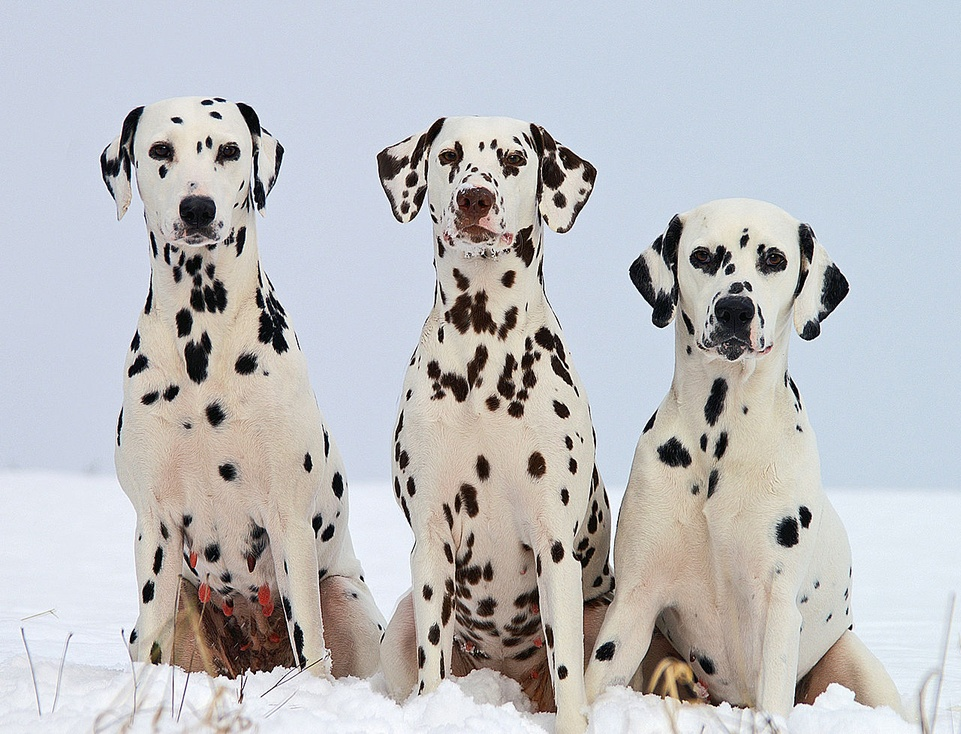
%> input picture codes/ch13_Scale-Space Image Processing/7. Harris-Laplace Detector/dog.jpg, 961 x 734 px, shrunk from 1280 x 978 before the run
$ octave --eval "result = kp_log(imread('dog.jpg'));"   (GNU Octave 9; MATLAB toolbox functions it lacks are replaced by stand-ins)
%> lines starting %> are read from the running program, lines starting %| are printed output that depends on the picture
function [points] = kp_log(img,o_nb_blobs)

    % Extract keypoints using Laplacian of Gaussian (LoG) algorithm

    %

    % Author :: Vincent Garcia

    % Date   :: 05/12/2007

    %

    % INPUT

    % =====

    % img        : the graylevel image

    % o_nb_blobs : (optional) number of blobs detected

    %

    % OUTPUT

    % ======

    % points : the interest points extracted

    %

    % REFERENCES

    % ==========

    % Lindeberg, T. Feature Detection with Automatic Scale Selection

    % IEEE Transactions Pattern Analysis Machine Intelligence, 1998, 30, 77-116kp_harris(im)

    %

    % EXAMPLE

    % =======

    % points = kp_log(img)


    % input image

    img = double(img(:,:,1));
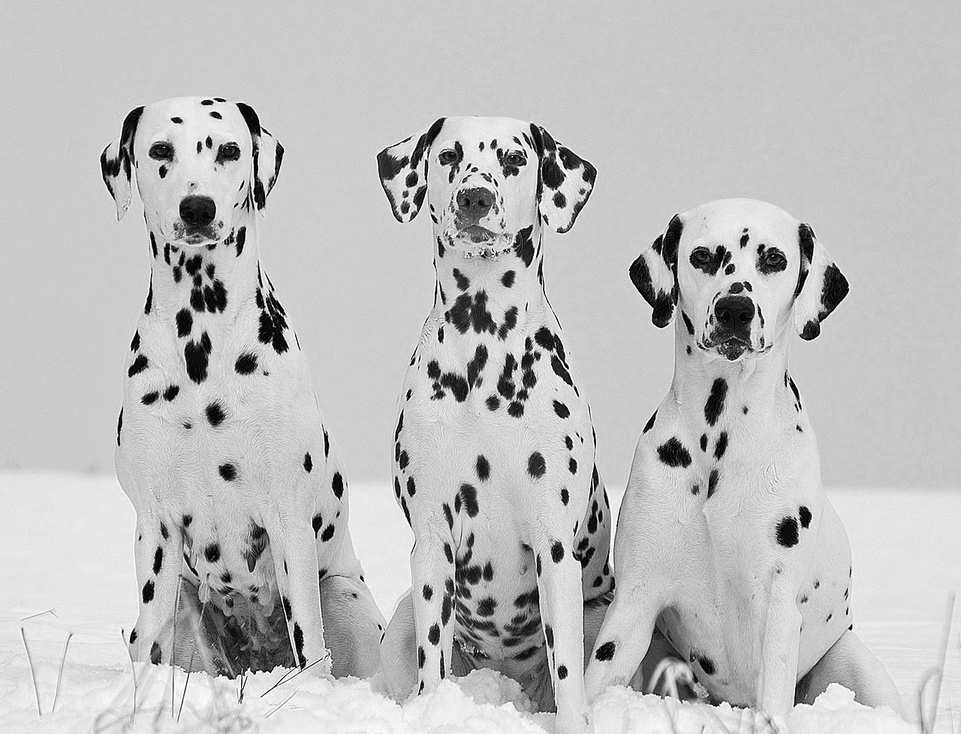
%> img: size 734x961 double; min 0, max 255, mean 189.6


    % number of blobs detected

    if nargin==1

        nb_blobs = 120;

    else

        nb_blobs = o_nb_blobs;

    end


    % Laplacian of Gaussian parameters

    sigma_begin = 2;

    sigma_end   = 15;

    sigma_step  = 1;

    sigma_array = sigma_begin:sigma_step:sigma_end;

    sigma_nb    = numel(sigma_array);


    % variable

    img_height  = size(img,1);
%> img_height = 734

    img_width   = size(img,2);
%> img_width = 961


    % calcul scale-normalized laplacian operator

    snlo = zeros(img_height,img_width,sigma_nb);

    for i=1:sigma_nb

        sigma       = sigma_array(i);

        snlo(:,:,i) = sigma*sigma*imfilter(img,fspecial('log', floor(6*sigma+1), sigma),'replicate');

    end


    % search of local maxima

    snlo_dil             = imdilate(snlo,ones(3,3,3));

    blob_candidate_index = find(snlo==snlo_dil);
%> blob_candidate_index = 12481 values from 1 to 9874858

    blob_candidate_value = snlo(blob_candidate_index);

    [tmp,index]          = sort(blob_candidate_value,'descend');

    blob_index           = blob_candidate_index( index(1:min(nb_blobs,numel(index))) );
%> blob_index = 120 values, max 9708934 at index 87, min 87773 at index 107, mean 2205103.7

    [lig,col,sca]        = ind2sub([img_height,img_width,sigma_nb],blob_index);
%> lig = 120 values, max 673 at index 7, min 101 at index 40, mean 332.9; col = 120 values, max 851 at index 34, min 120 at index 107, mean 426.1; sca = 120 values, max 14 at index 87, min 1 at index 21, mean 3.68

    points               = [lig,col,3*reshape(sigma_array(sca),[size(lig,1),1])];
%> points = 120 rows, first 12: [121 178 9; 365 247 24; 116 217 9; 593 149 18; 454 673 30; 415 215 21; 673 563 12; 534 788 27; 473 228 18; 103 208 9; 143 210 9; 411 562 15]
%> `result = kp_log(imread('dog.jpg'));`: result has the same summary as points in kp_log


end

$ run again, on codes/ch13_Scale-Space Image Processing/7. Harris-Laplace Detector/door.jpg
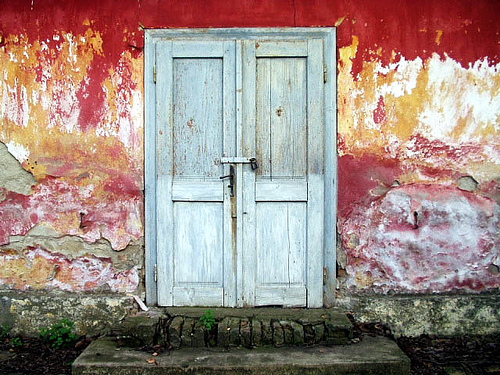
%> input picture codes/ch13_Scale-Space Image Processing/7. Harris-Laplace Detector/door.jpg, 500 x 375 px
%> in kp_log, `img = double(img(:,:,1));`:
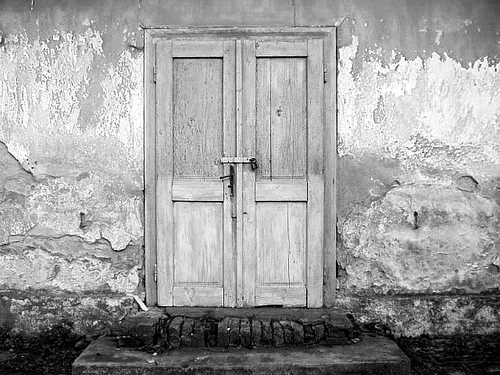
%> img: size 375x500 double; min 0, max 255, mean 158.5
%> blob_candidate_index = 3246 values from 10 to 2624626
%> blob_candidate_value = 3246 values, max 91.92 at index 2358, min -7.64 at index 599, mean 13.74
%> tmp = 3246 values, max 91.92 at index 1, min -7.64 at index 3246, mean 13.74; index = 3246 values, max 3246 at index 1245, min 1 at index 2284, mean 1623.5
%> blob_index = 120 values, max 2515829 at index 100, min 419 at index 47, mean 136131.2
%> lig = 120 values, max 329 at index 100, min 29 at index 82, mean 196.8; col = 120 values, max 493 at index 119, min 2 at index 47, mean 238.5; sca = 120 values, max 14 at index 100, min 1 at index 1, mean 1.25
%> points = 120 rows, first 12: [215 416 6; 302 145 6; 215 83 6; 59 222 6; 309 140 6; 58 275 6; 178 233 9; 58 306 6; 202 175 6; 166 254 15; 307 280 6; 58 259 6]
%> result has the same summary as points in kp_log

$ run again, on codes/ch13_Scale-Space Image Processing/7. Harris-Laplace Detector/patrol.jpg
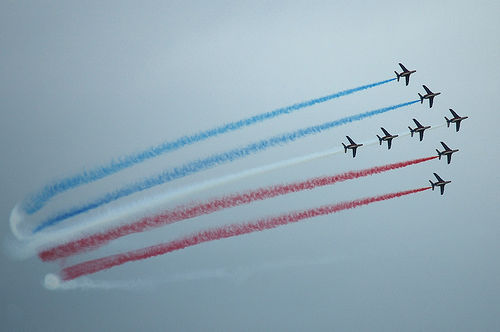
%> input picture codes/ch13_Scale-Space Image Processing/7. Harris-Laplace Detector/patrol.jpg, 500 x 332 px
%> in kp_log, `img = double(img(:,:,1));`:
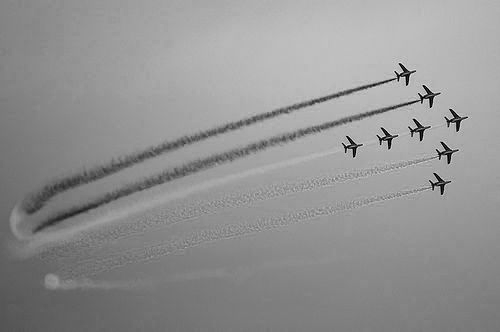
%> img: size 332x500 double; min 0, max 244, mean 146.5
%> blob_candidate_index = 2515 values from 33 to 2324000
%> blob_candidate_value = 2515 values, max 76.5 at index 1879, min -3.1 at index 258, mean 3.45
%> tmp = 2515 values, max 76.5 at index 1, min -3.1 at index 2515, mean 3.45; index = 2515 values, max 2515 at index 564, min 1 at index 996, mean 1258
%> blob_index = 120 values, max 683807 at index 100, min 82459 at index 76, mean 243527.9
%> lig = 120 values, max 229 at index 111, min 66 at index 5, mean 133.2; col = 120 values, max 466 at index 66, min 40 at index 111, mean 313.3; sca = 120 values, max 5 at index 100, min 1 at index 1, mean 1.84
%> points = 120 rows, first 12: [128 458 6; 82 408 6; 138 422 6; 146 390 6; 66 402 6; 103 432 6; 89 426 6; 122 416 6; 112 453 6; 154 355 6; 78 408 6; 99 423 6]
%> result has the same summary as points in kp_log

$ run again, on codes/ch13_Scale-Space Image Processing/7. Harris-Laplace Detector/sunflower.jpg
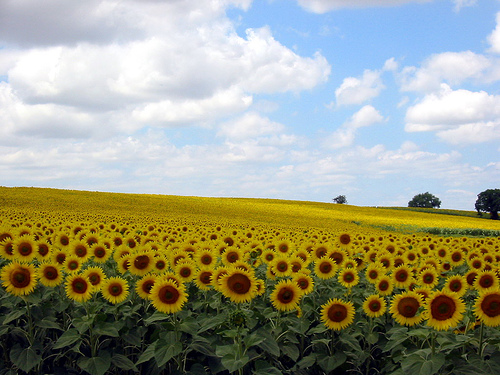
%> input picture codes/ch13_Scale-Space Image Processing/7. Harris-Laplace Detector/sunflower.jpg, 500 x 375 px
%> in kp_log, `img = double(img(:,:,1));`:
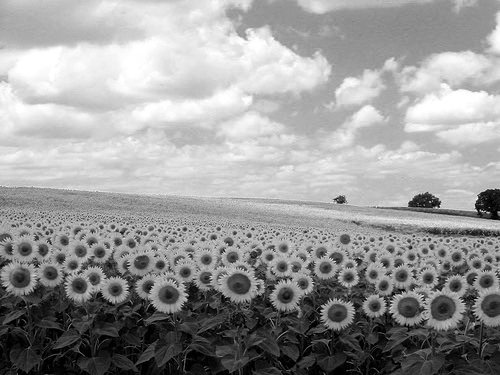
%> img: size 375x500 double; min 0, max 255, mean 152.7
%> blob_candidate_index = 2302 values from 5 to 2624603
%> blob_candidate_value = 2302 values, max 88.62 at index 2276, min -17.83 at index 603, mean 13.44
%> tmp = 2302 values, max 88.62 at index 1, min -17.83 at index 2302, mean 13.44; index = 2302 values, max 2302 at index 878, min 1 at index 2073, mean 1151.5
%> blob_index = 120 values, max 1872203 at index 1, min 13739 at index 67, mean 314349.2
%> lig = 120 values, max 316 at index 116, min 201 at index 3, mean 258.6; col = 120 values, max 500 at index 115, min 10 at index 60, mean 288.6; sca = 120 values, max 10 at index 1, min 1 at index 5, mean 2.1
%> points = 120 rows, first 12: [203 493 33; 203 425 24; 201 342 9; 279 429 9; 238 214 6; 287 456 12; 266 161 9; 283 487 12; 278 349 9; 268 283 9; 261 207 9; 260 61 9]
%> result has the same summary as points in kp_log
